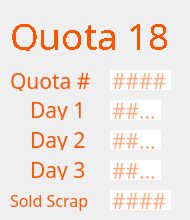
     <widget class="QWidget" name="page_18">
      <widget class="QLabel" name="label_109">
       <property name="geometry">
        <rect>
         <x>30</x>
         <y>100</y>
         <width>61</width>
         <height>20</height>
        </rect>
       </property>
       <property name="font">
        <font>
         <family>IBM 3270</family>
         <pointsize>16</pointsize>
        </font>
       </property>
       <property name="styleSheet">
        <string notr="true">color: rgb(253, 85, 0);
                                    border: none;</string>
       </property>
       <property name="text">
        <string>Day 1</string>
       </property>
      </widget>
      <widget class="QLabel" name="label_110">
       <property name="geometry">
        <rect>
         <x>30</x>
         <y>130</y>
         <width>61</width>
         <height>20</height>
        </rect>
       </property>
       <property name="font">
        <font>
         <family>IBM 3270</family>
         <pointsize>16</pointsize>
        </font>
       </property>
       <property name="styleSheet">
        <string notr="true">color: rgb(253, 85, 0);
                                    border: none;</string>
       </property>
       <property name="text">
        <string>Day 2</string>
       </property>
      </widget>
      <widget class="QLabel" name="label_111">
       <property name="geometry">
        <rect>
         <x>30</x>
         <y>160</y>
         <width>61</width>
         <height>20</height>
        </rect>
       </property>
       <property name="font">
        <font>
         <family>IBM 3270</family>
         <pointsize>16</pointsize>
        </font>
       </property>
       <property name="styleSheet">
        <string notr="true">color: rgb(253, 85, 0);
                                    border: none;</string>
       </property>
       <property name="text">
        <string>Day 3</string>
       </property>
      </widget>
      <widget class="QLineEdit" name="q18d2">
       <property name="geometry">
        <rect>
         <x>110</x>
         <y>130</y>
         <width>51</width>
         <height>20</height>
        </rect>
       </property>
       <property name="font">
        <font>
         <family>IBM 3270</family>
         <pointsize>16</pointsize>
        </font>
       </property>
       <property name="styleSheet">
        <string notr="true">color: rgb(253, 85, 0);
                                    border: none;</string>
       </property>
       <property name="maxLength">
        <number>4</number>
       </property>
       <property name="placeholderText">
        <string>####</string>
       </property>
      </widget>
      <widget class="QLineEdit" name="q18d3">
       <property name="geometry">
        <rect>
         <x>110</x>
         <y>160</y>
         <width>51</width>
         <height>20</height>
        </rect>
       </property>
       <property name="font">
        <font>
         <family>IBM 3270</family>
         <pointsize>16</pointsize>
        </font>
       </property>
       <property name="styleSheet">
        <string notr="true">color: rgb(253, 85, 0);
                                    border: none;</string>
       </property>
       <property name="maxLength">
        <number>4</number>
       </property>
       <property name="placeholderText">
        <string>####</string>
       </property>
      </widget>
      <widget class="QLineEdit" name="q18d1">
       <property name="geometry">
        <rect>
         <x>110</x>
         <y>100</y>
         <width>51</width>
         <height>20</height>
        </rect>
       </property>
       <property name="font">
        <font>
         <family>IBM 3270</family>
         <pointsize>16</pointsize>
         <weight>50</weight>
         <bold>false</bold>
        </font>
       </property>
       <property name="styleSheet">
        <string notr="true">color: rgb(253, 85, 0);
                                    border: none;</string>
       </property>
       <property name="inputMethodHints">
        <set>Qt::ImhNone</set>
       </property>
       <property name="text">
        <string/>
       </property>
       <property name="maxLength">
        <number>4</number>
       </property>
       <property name="readOnly">
        <bool>false</bool>
       </property>
       <property name="placeholderText">
        <string>####</string>
       </property>
      </widget>
      <widget class="QLabel" name="label_112">
       <property name="geometry">
        <rect>
         <x>10</x>
         <y>70</y>
         <width>81</width>
         <height>21</height>
        </rect>
       </property>
       <property name="font">
        <font>
         <family>IBM 3270</family>
         <pointsize>16</pointsize>
        </font>
       </property>
       <property name="styleSheet">
        <string notr="true">color: rgb(253, 85, 0);</string>
       </property>
       <property name="text">
        <string>Quota #</string>
       </property>
      </widget>
      <widget class="QLabel" name="label_113">
       <property name="geometry">
        <rect>
         <x>10</x>
         <y>10</y>
         <width>171</width>
         <height>41</height>
        </rect>
       </property>
       <property name="sizePolicy">
        <sizepolicy hsizetype="Fixed" vsizetype="Fixed">
         <horstretch>0</horstretch>
         <verstretch>0</verstretch>
        </sizepolicy>
       </property>
       <property name="font">
        <font>
         <family>IBM 3270</family>
         <pointsize>24</pointsize>
         <weight>50</weight>
         <italic>false</italic>
         <bold>false</bold>
         <stylestrategy>NoAntialias</stylestrategy>
        </font>
       </property>
       <property name="styleSheet">
        <string notr="true">font: 24pt &quot;IBM 3270&quot;;
                                    color: rgb(253, 85, 0);</string>
       </property>
       <property name="text">
        <string>&lt;html&gt;&lt;head/&gt;&lt;body&gt;&lt;p&gt;&lt;span
                                    style=&quot; font-size:28pt;&quot;&gt;Quota
                                    18&lt;/span&gt;&lt;/p&gt;&lt;/body&gt;&lt;/html&gt;</string>
       </property>
      </widget>
      <widget class="QLineEdit" name="q18">
       <property name="geometry">
        <rect>
         <x>110</x>
         <y>70</y>
         <width>61</width>
         <height>20</height>
        </rect>
       </property>
       <property name="font">
        <font>
         <family>IBM 3270</family>
         <pointsize>16</pointsize>
        </font>
       </property>
       <property name="styleSheet">
        <string notr="true">color: rgb(253, 85, 0);
                                    border: none;</string>
       </property>
       <property name="text">
        <string/>
       </property>
       <property name="maxLength">
        <number>5</number>
       </property>
       <property name="readOnly">
        <bool>false</bool>
       </property>
       <property name="placeholderText">
        <string>####</string>
       </property>
      </widget>
      <widget class="QLabel" name="label_114">
       <property name="geometry">
        <rect>
         <x>10</x>
         <y>190</y>
         <width>91</width>
         <height>21</height>
        </rect>
       </property>
       <property name="font">
        <font>
         <family>IBM 3270</family>
         <pointsize>12</pointsize>
        </font>
       </property>
       <property name="styleSheet">
        <string notr="true">color: rgb(253, 85, 0);
                                    border: none;</string>
       </property>
       <property name="text">
        <string>Sold Scrap</string>
       </property>
      </widget>
      <widget class="QLineEdit" name="q18sold">
       <property name="geometry">
        <rect>
         <x>110</x>
         <y>190</y>
         <width>61</width>
         <height>20</height>
        </rect>
       </property>
       <property name="font">
        <font>
         <family>IBM 3270</family>
         <pointsize>16</pointsize>
        </font>
       </property>
       <property name="styleSheet">
        <string notr="true">color: rgb(253, 85, 0);
                                    border: none;</string>
       </property>
       <property name="maxLength">
        <number>5</number>
       </property>
       <property name="placeholderText">
        <string>####</string>
       </property>
      </widget>
     </widget>
